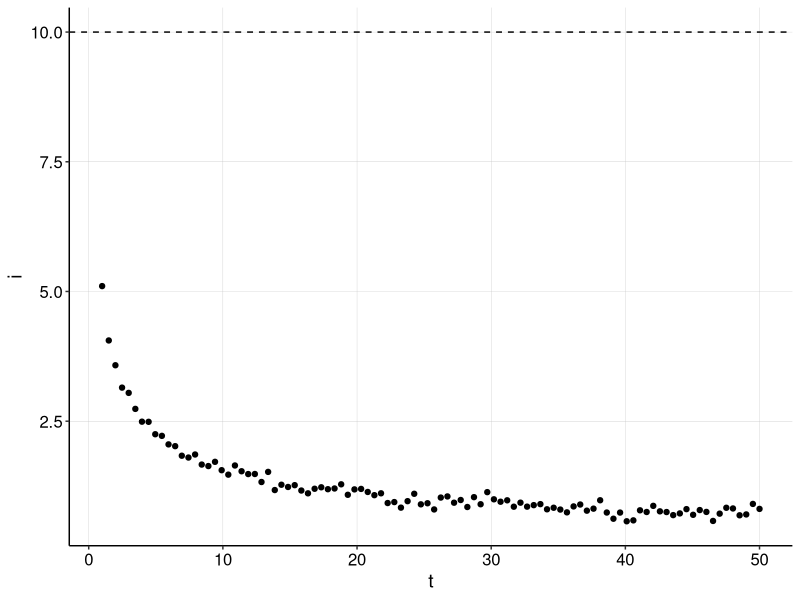
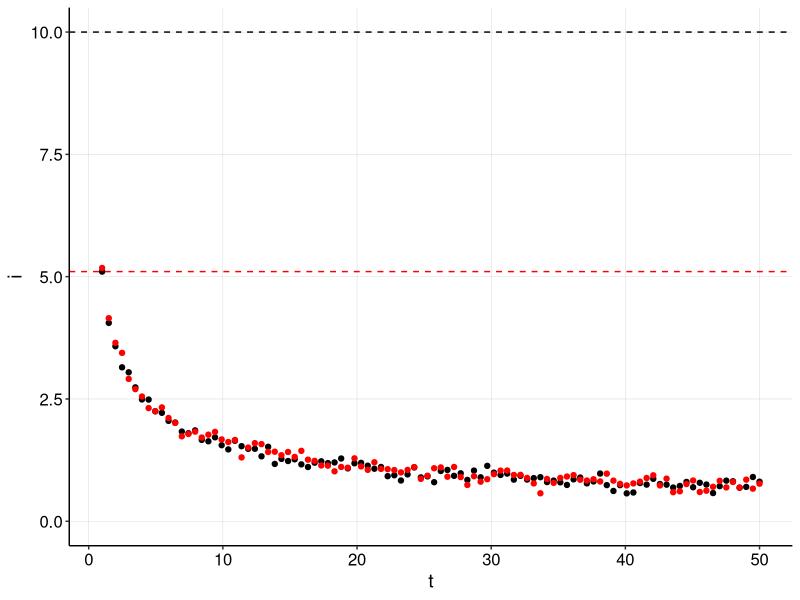
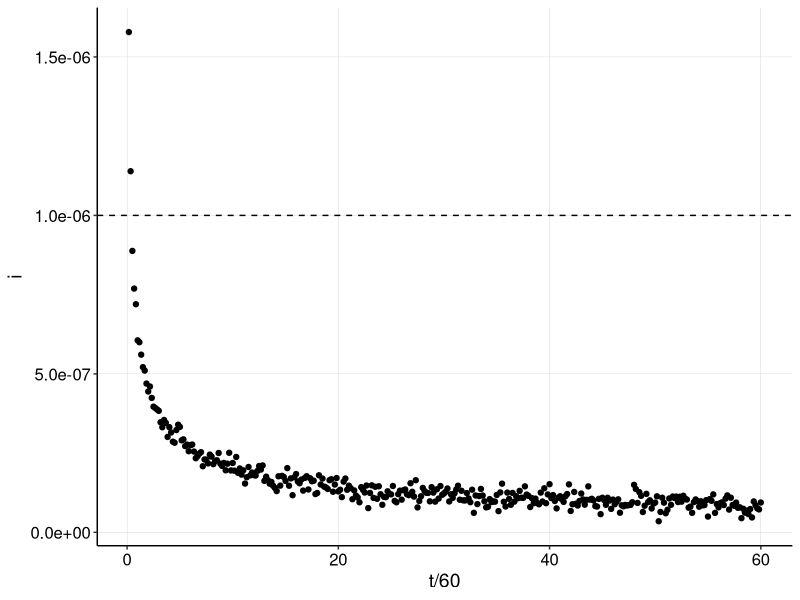
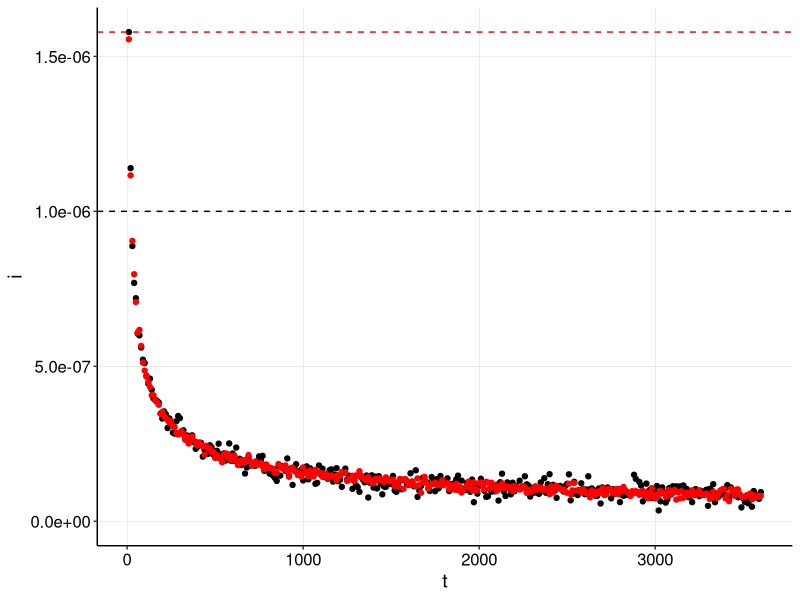
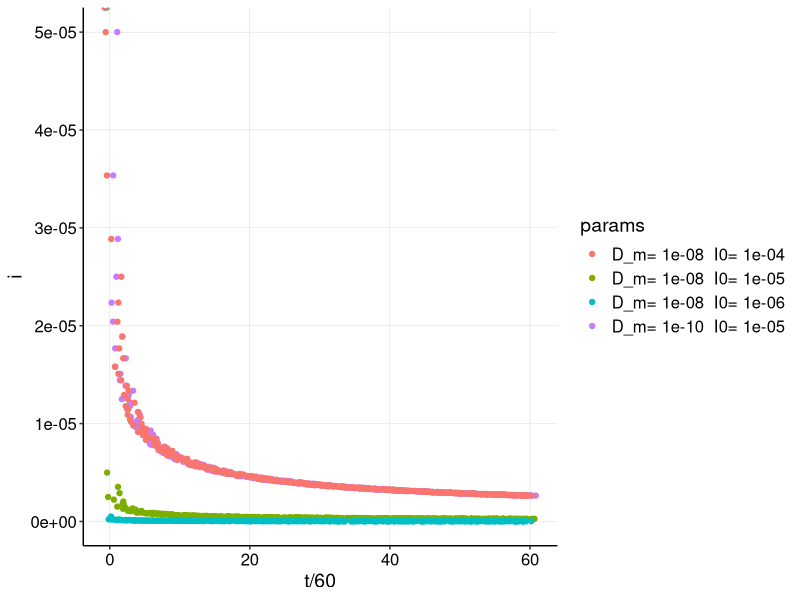

Here is the R script that generated these plots, in order:
## ---- chunk 1
library(tidyverse)
library(cowplot)
library(broom) 
library(modelr) 
library(viridis)
library(lubridate)
library(knitr)

#knitr::opts_knit$set(root.dir = '/Users/scottsaunders/git/labwork/IDA/12_10_18')
knitr::opts_chunk$set(tidy.opts=list(width.cutoff=60),tidy=TRUE, echo = TRUE, message=FALSE, warning=FALSE, fig.align="center")

theme_1 <- function () { 
    theme_classic() %+replace% 
        theme(
          axis.text = element_text( size=12),
          axis.title=element_text(size=14),
          strip.text = element_text(size = 14),
          strip.background = element_rect(color='white'),
          legend.title=element_text(size=14),
          legend.text=element_text(size=12),
          legend.text.align=0,
          panel.grid.major = element_line(color='grey',size=0.1)
        )
}
theme_set(theme_1())

#source("../../tools/echem_processing_tools.R")
## ---- chunk 2
generate_Iswv <- function(t,I0=1,D_ap=1e-5,D_m=1e-8,t_s=0.1,noise=T,sd=0.1){
  t=t
  Iswv <- I0*(sqrt(D_ap*t_s)/sqrt(4*D_m*t))
  
  if(noise){
    Iswv <- rnorm(length(t),mean=Iswv,sd=sd)
  }
  
  Iswv
}
## ---- chunk 3

#Params
I0=10
D_ap=1e-6
D_m=1e-7
t_s=0.1

t = seq(1, 50, length = 100)

gen_data <- tibble(t,i=generate_Iswv(t, I0, D_ap , D_m, t_s, noise=T))

kable(head(gen_data))
## ---- chunk 4
ggplot(gen_data,aes(x=t,y=i))+geom_point()+
  geom_hline(yintercept = I0,linetype=2)
## ---- chunk 5

calc_D_m <- function(df,t=t,i=i,D_ap,t_s,i_0=NA){
  if(is.na(i_0)){
    i_0 = max(df$i)
  }
  fit = nls(i~m*t^-0.5+b,data=df,start=c(m=0.1,b=0))
  
  m=as.numeric(coef(fit)[1])
  b=as.numeric(coef(fit)[2])
  
  D_m=(i_0^2 * D_ap * t_s) / (4*m^2)
  
  c(D_m=D_m,i_0=i_0,b=b)
}

## ---- chunk 6
(estimates <- calc_D_m(gen_data,D_ap=D_ap,t_s=t_s))
## ---- chunk 7
calc_D_m(gen_data,D_ap=D_ap,t_s=t_s,i_0=I0)

## ---- chunk 8
#generate dataset from estimates
calc_data <- tibble(t,i=generate_Iswv(t, I0=estimates[2], D_ap , D_m=estimates[1], t_s, noise=T))

#plot with I0's
ggplot(gen_data,aes(x=t,y=i))+geom_point()+
  geom_hline(yintercept = I0,linetype=2)+
  geom_point(data=calc_data,color='red')+
  geom_hline(yintercept = estimates[2],color='red',linetype=2)+
  ylim(0,NA)

## ---- chunk 9
I0_v2 = 1e-6
D_m_v2 = 1e-9

gen_data_100 <- tibble(t=seq(10,3600,by=10),
                       i=generate_Iswv(t=t, I0=I0_v2, D_ap , D_m = D_m_v2, t_s, noise=T,sd=2e-8))

ggplot(gen_data_100,aes(x=t/60,y=i))+geom_point()+geom_hline(yintercept = I0_v2,linetype=2)

## ---- chunk 10
(estimates_100 <- calc_D_m(gen_data_100,D_ap=D_ap,t_s=t_s))
## ---- chunk 11
calc_D_m(gen_data_100,D_ap=D_ap,t_s=t_s,i_0 = I0_v2)
## ---- chunk 12
calc_data_100 <- tibble(t=seq(10,3600,by=10),
                        i=generate_Iswv(t=t, I0=estimates_100[2], D_ap , D_m=estimates_100[1], t_s, noise=T,sd=1e-8))

ggplot(gen_data_100,aes(x=t,y=i))+geom_point()+
  geom_hline(yintercept = I0_v2,linetype=2)+
  geom_point(data=calc_data_100,color='red')+
  geom_hline(yintercept = estimates_100[2],color='red',linetype=2)+
  ylim(0,NA)
## ---- chunk 13
t = seq(0,3600,by=10)
play_data_5_8 <- tibble(t,i=generate_Iswv(t=t, I0=1e-5, D_ap=1e-6 , D_m=1e-8, t_s, noise=F)) %>% 
    mutate(Dm=1e-8,I_0=1e-5)
play_data_5_10 <- tibble(t,i=generate_Iswv(t=t, I0=1e-5, D_ap=1e-6 , D_m=1e-10, t_s, noise=F)) %>% 
    mutate(Dm=1e-10,I_0=1e-5)

play_data_6_8 <- tibble(t,i=generate_Iswv(t=t, I0=1e-6, D_ap=1e-6 , D_m=1e-8, t_s, noise=F)) %>% 
    mutate(Dm=1e-8,I_0=1e-6)

play_data_4_8 <- tibble(t,i=generate_Iswv(t=t, I0=1e-4, D_ap=1e-6 , D_m=1e-8, t_s, noise=F)) %>% 
  mutate(Dm=1e-8,I_0=1e-4)

play_data <- bind_rows(play_data_5_8,play_data_5_10,play_data_6_8,play_data_4_8) %>% 
  mutate(params = paste('D_m=',Dm," I0=",I_0))
#calc_data <- tibble(t,i=generate_Iswv(t, I0=I0, D_ap , D_m=estimates[1], t_s, noise=T))

ggplot(play_data,aes(x=t/60,y=i,color=params))+
  geom_jitter(width=1)
